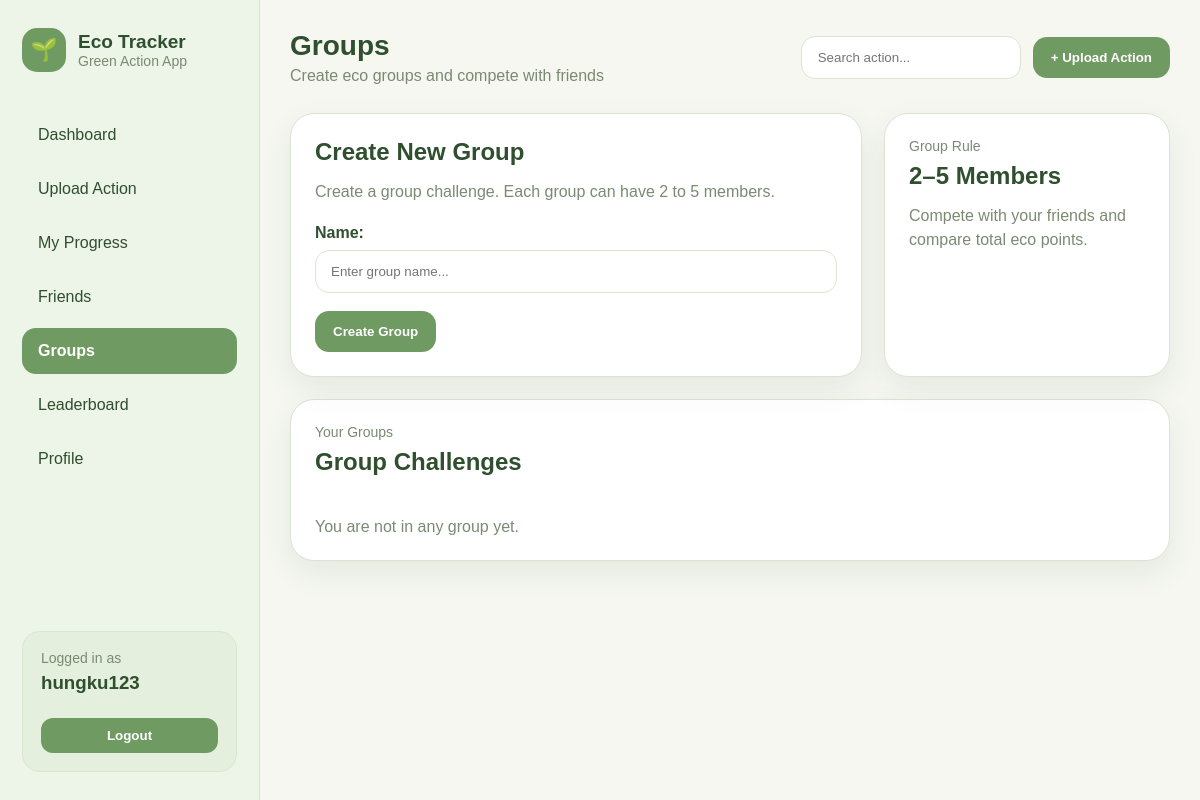
The app's page /groups/ (signed in), older data.
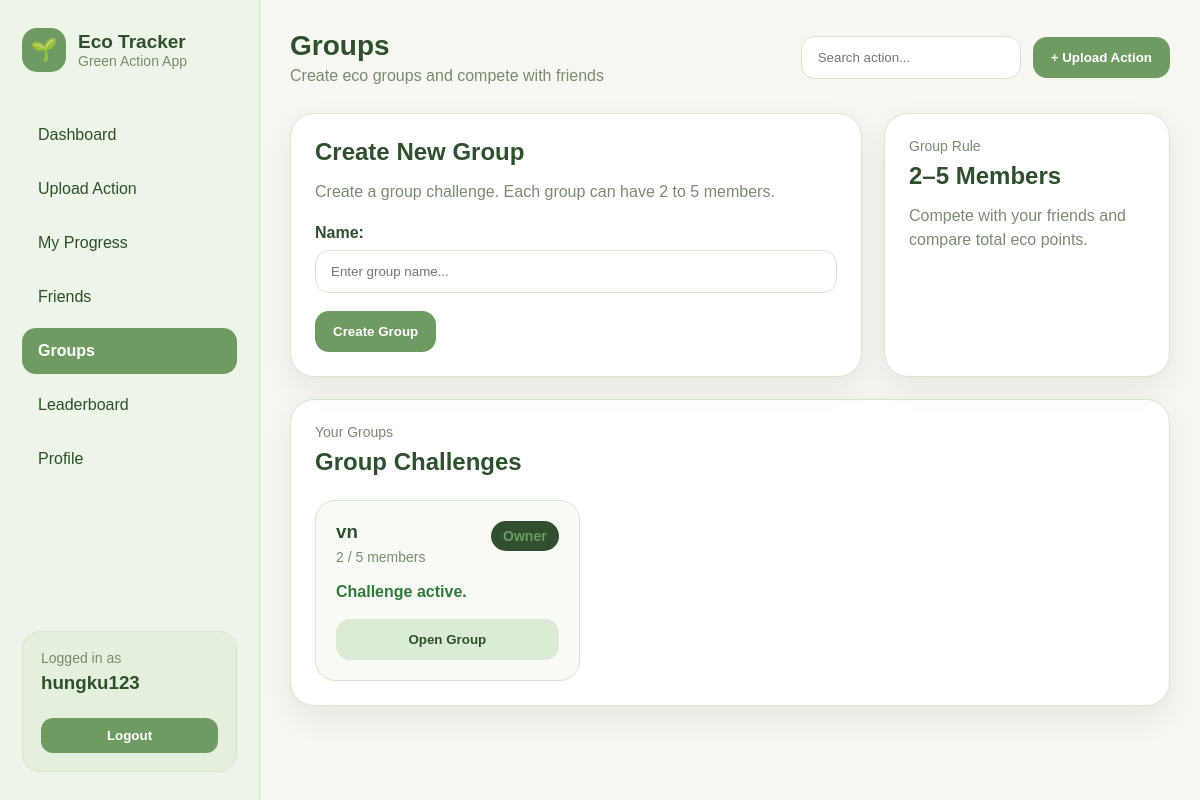
The same page, newer data.
### tracker/models.py (models this page shows, shortened)
class EcoGroup(models.Model):
    name = models.CharField(max_length=100)
    owner = models.ForeignKey(
        User,
        on_delete=models.CASCADE,
        related_name="owned_groups"
    )
    members = models.ManyToManyField(
        User,
        through="GroupMember",
        related_name="eco_groups"
    )
    created_at = models.DateTimeField(auto_now_add=True)
    def member_count(self):
        return self.members.count()

### tracker/views.py (the view, shortened to what this page needs)
# urls.py: path("groups/", views.groups, name="groups"),
@login_required
def groups(request):
    form = EcoGroupForm()
    user_groups = (
        EcoGroup.objects
        .filter(members=request.user)
        .distinct()
        .order_by("-created_at")
    )
    context = {
        "page_title": "Groups",
        "page_subtitle": "Create eco groups and compete with friends",
        "form": form,
        "user_groups": user_groups,
    }
    return render(request, "pages/groups.html", context)

### tracker/forms.py
class EcoGroupForm(forms.ModelForm):
    class Meta:
        model = EcoGroup
        fields = ["name"]
        widgets = {
            "name": forms.TextInput(attrs={
                "placeholder": "Enter group name..."
            }),
        }

### templates/pages/groups.html (shortened to what this page needs)
{% extends "base.html" %}
{% block content %}
<div class="groups-layout">
    <div class="card form-card">
        <h2>Create New Group</h2>
        <p class="muted-text">
            Create a group challenge. Each group can have 2 to 5 members.
        </p>
        <form method="post" class="eco-form">
            {{ form.as_p }}
            <button type="submit" class="upload-btn">Create Group</button>
        </form>
    </div>
    <div class="card">
        <p class="card-label">Group Rule</p>
        <h2>2–5 Members</h2>
        <p class="muted-text">
            Compete with your friends and compare total eco points.
        </p>
    </div>
</div>
<div class="card">
    <div class="card-header">
        <div>
            <p class="card-label">Your Groups</p>
            <h2>Group Challenges</h2>
        </div>
    </div>
    <div class="group-grid">
        {% for group in user_groups %}
            <div class="group-card-item">
                <div class="group-card-header">
                    <div>
                        <h3>{{ group.name }}</h3>
                        <p>{{ group.member_count }} / 5 members</p>
                    </div>
                    {% if group.owner == user %}
                        <span class="owner-badge">Owner</span>
                    {% else %}
                        <span class="member-badge">Member</span>
                    {% endif %}
                </div>
                {% if group.member_count < 2 %}
                    <p class="challenge-status warning-text">
                        Waiting for more members to start challenge.
                    </p>
                {% else %}
                    <p class="challenge-status success-text">
                        Challenge active.
                    </p>
                {% endif %}
                <a href="{% url 'group_detail' group.id %}">
                    <button class="secondary-btn full-btn">Open Group</button>
                </a>
            </div>
        {% empty %}
            <p class="empty-text">You are not in any group yet.</p>
        {% endfor %}
    </div>
</div>
{% endblock %}

Row changes from the older to the newer data that the page shows:
added EcoGroup: name "vn", member_count "2", shows "Owner", shows "Challenge active."
Text that changed along with them:
text no longer shown: "You are not in any group yet."
